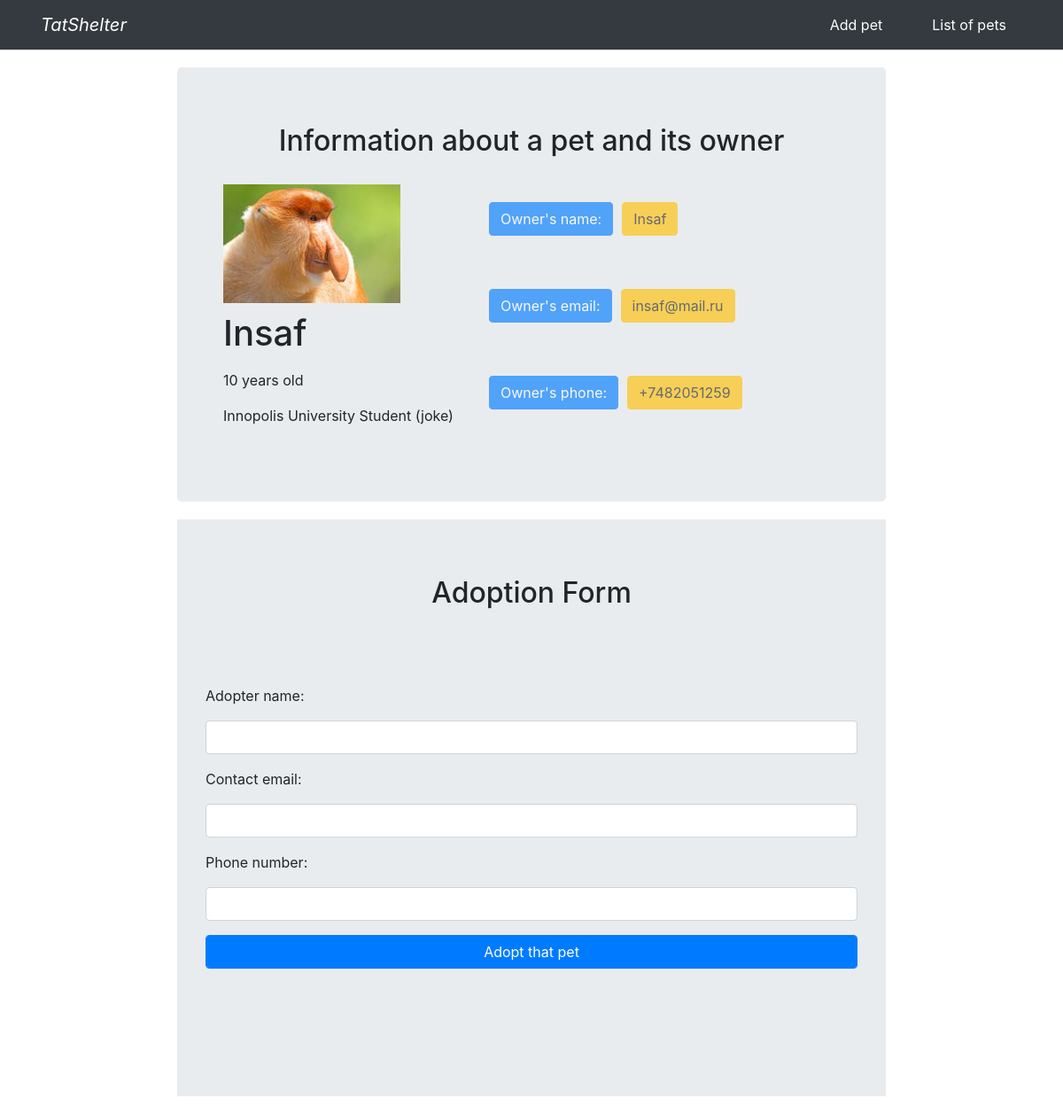
/pet/4, run on the app's committed database.
### tatshelter.py (models this page shows, shortened)
class Pet(db.Model):
    __tablename__ = 'pets'
    id = db.Column(db.Integer, primary_key=True)
    name = db.Column(db.Text)
    pet_type = db.Column(db.Text)
    age = db.Column(db.Integer)
    info = db.Column(db.Text)
    adopted = db.Column(db.Boolean)
    owner_id = db.Column(db.Integer, db.ForeignKey('owners.id'))
    adopter_id = db.Column(db.Integer, db.ForeignKey('adopters.id'))
    pic = db.Column(db.String(64), nullable=False, default='default.jpg')

class Owner(db.Model):
    __tablename__ = 'owners'
    id = db.Column(db.Integer, primary_key=True)
    email = db.Column(db.Text, unique=True)
    full_name = db.Column(db.Text)
    phone_number = db.Column(db.Text)
    owned = db.relationship('Pet', backref='owner', lazy='dynamic')

### tatshelter.py (the view, shortened to what this page needs)
@app.route('/pet/<pet_id>', methods=['GET', 'POST'])
def pet(pet_id):
    pet_id = int(pet_id)
    pet = Pet.query.get(pet_id)
    owner = Owner.query.get(pet.owner_id)
    form = AdoptForm()
    return render_template('pet.html', form=form, pet=pet, owner=owner)

### forms.py
class AdoptForm(FlaskForm):
    name = StringField('Adopter name: ', [InputRequired(message="Please, provide adopter name")])
    email = StringField('Contact email: ', [InputRequired(message="Please, provide adopter contact email")])
    phone = StringField('Phone number: ', [InputRequired(message="Please, provide adopter contact phone")])
    submit = SubmitField('Adopt that pet')

### templates/pet.html (shortened to what this page needs)
{%extends "base.html"%}
{%block content%}
<div class="jumbotron" style="width: 800px; margin: 20px auto;">
  <h2 class="display-6" style="text-align: center; margin-bottom: 20px;">Information about a pet and its owner</h2>
  <div class="d-flex" style="width: 90%;">
    <div>
      <div class='image' style="margin: 10px 20px;">
        <img src="../static/{{pet.pic}}">
      </div>
      <div class="d-flex flex-column" style="margin: 5px 20px;">
        <h1 class="display-7">{{pet.name}}</h1>
        <p>{{pet.age}} years old</p>
        <p>{{pet.info}}</p>
      </div>
    </div>
    <div class="d-flex flex-column">
      <div class="d-flex align-items-center" style="margin: 20px 10px;">
        <div class="btn btn-primary disabled" style="margin: 10px 10px;">Owner's name:</div>
        <div class="btn btn-warning disabled">{{owner.full_name}}</div>
      </div>
      <div class="d-flex align-items-center" style="margin: 20px 10px;">
        <div class="btn btn-primary disabled" style="margin: 10px 10px;">Owner's email:</div>
        <div class="btn btn-warning disabled">{{owner.email}}</div>
      </div>
      <div class="d-flex align-items-center" style="margin: 20px 10px;">
        <div class="btn btn-primary disabled" style="margin: 10px 10px;">Owner's phone:</div>
        <div class="btn btn-warning disabled">{{owner.phone_number}}</div>
      </div>
    </div>
  </div>
</div>
<div class="jumbotron jumbotron-fluid" style="width: 800px; margin: 20px auto;">
  <h2 class="display-6" style="text-align: center; margin-bottom: 20px;">Adoption Form</h2>
    <form method="POST" enctype="multipart/form-data">
        <div class="jumbotron" style="width: 800px; margin: 0 auto;">
          <div class="form-group">
            {{ form.name.label(class="form-group") }}
            {{ form.name(class="form-control") }}
          </div>
          <div class="form-group">
            {{ form.email.label(class="form-group") }}
            {{ form.email(class="form-control") }}
          </div>
          <div class="form-group">
            {{ form.phone.label(class="form-group") }}
            {{ form.phone(class="form-control") }}
          </div>
          <div class="form-group">
            {{ form.submit(class="form-control btn btn-primary") }}
          </div>
        </div>
      </form>
</div>
{% endblock %}

### data on the page
Pet: pic (picture), name "Insaf", age "10", info "Innopolis University Student (joke)"
Owner: full_name "Insaf", email "insaf@mail.ru", phone_number "+7482051259"
